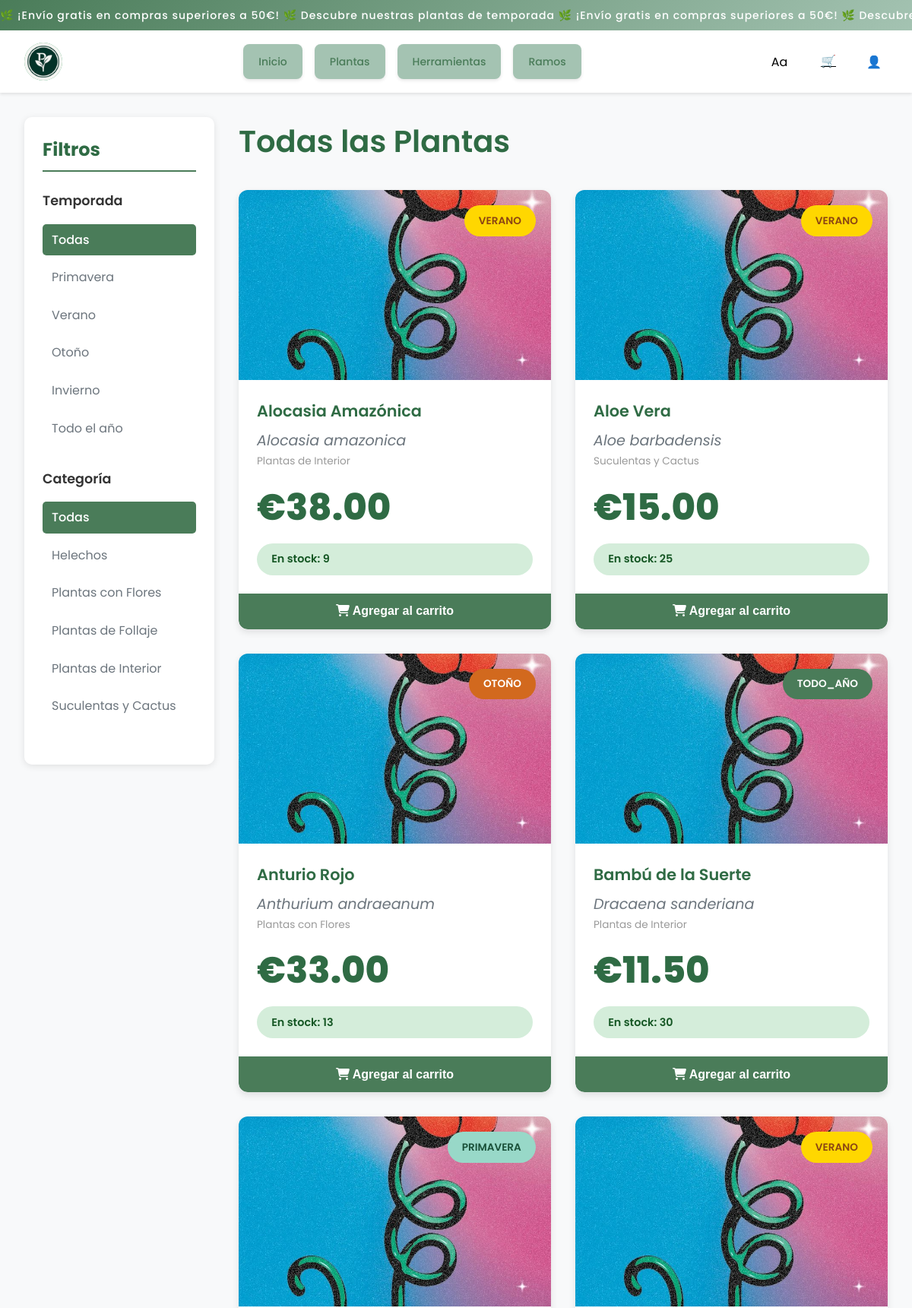
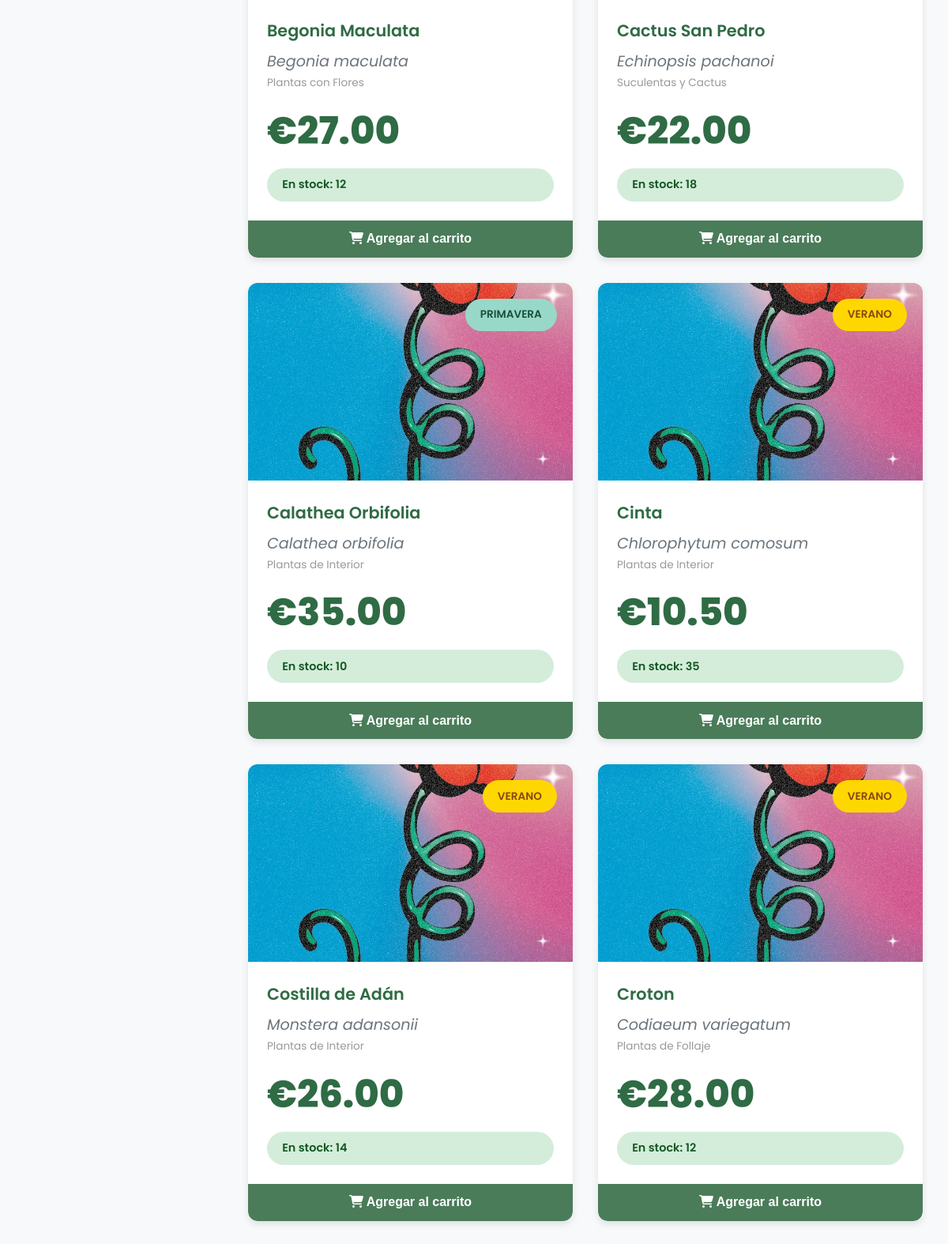
/catalogo.php (upper part), run on the app's committed database (2 pictures, top to bottom).
### tables this page shows
CREATE TABLE IF NOT EXISTS `categorias` (
  `id` int(11) NOT NULL AUTO_INCREMENT,
  `nombre` varchar(100) NOT NULL,
  `descripcion` text DEFAULT NULL,
  PRIMARY KEY (`id`)
);

CREATE TABLE IF NOT EXISTS `productos` (
  `id` int(11) NOT NULL AUTO_INCREMENT,
  `nombre` varchar(100) NOT NULL,
  `nombre_cientifico` varchar(100) DEFAULT NULL,
  `categoria_id` int(11) NOT NULL,
  `precio` decimal(10,2) NOT NULL,
  `stock` int(11) NOT NULL DEFAULT 0,
  `temporada` enum('verano','primavera','otoño','invierno','todo_año') NOT NULL,
  `descripcion` text DEFAULT NULL,
  `imagen` varchar(255) DEFAULT NULL,
  `dificultad` varchar(50) DEFAULT NULL,
  `riego` varchar(50) DEFAULT NULL,
  `es_para_ramo` tinyint(1) DEFAULT 0 COMMENT 'Si es 1, puede usarse para crear ramos personalizados',
  PRIMARY KEY (`id`),
  KEY `categoria_id` (`categoria_id`),
  CONSTRAINT `productos_ibfk_1` FOREIGN KEY (`categoria_id`) REFERENCES `categorias` (`id`) ON UPDATE CASCADE
);

### config/conexion.php (called while the page is built, shortened)
<?php
function consulta_segura($conexion, $sql) {
    $resultado = mysqli_query($conexion, $sql);
    return $resultado;
}
?>

### catalogo.php (the view, shortened to what this page needs)
<?php
require_once 'config/conexion.php';
$temporada = isset($_GET['temporada']) ? $_GET['temporada'] : null;
$categoria_id = isset($_GET['categoria']) ? (int)$_GET['categoria'] : null;
include 'includes/header.php';
?>
<section class="catalogo-section">
    <div class="catalogo-container">
        <aside class="filtros-sidebar">
            <h2>Filtros</h2>
            <div class="filtro-grupo">
                <h3>Temporada</h3>
                <a href="catalogo.php" class="filtro-link <?php echo !$temporada ? 'activo' : ''; ?>">
                    Todas
                </a>
                <a href="catalogo.php?temporada=primavera" class="filtro-link <?php echo $temporada == 'primavera' ? 'activo' : ''; ?>">
                    Primavera
                </a>
                <a href="catalogo.php?temporada=verano" class="filtro-link <?php echo $temporada == 'verano' ? 'activo' : ''; ?>">
                    Verano
                </a>
                <a href="catalogo.php?temporada=otoño" class="filtro-link <?php echo $temporada == 'otoño' ? 'activo' : ''; ?>">
                    Otoño
                </a>
                <a href="catalogo.php?temporada=invierno" class="filtro-link <?php echo $temporada == 'invierno' ? 'activo' : ''; ?>">
                    Invierno
                </a>
                <a href="catalogo.php?temporada=todo_año" class="filtro-link <?php echo $temporada == 'todo_año' ? 'activo' : ''; ?>">
                    Todo el año
                </a>
            </div>
            <div class="filtro-grupo">
                <h3>Categoría</h3>
                <?php
                $sql_cat = "SELECT * FROM categorias WHERE id <= 5 ORDER BY nombre";
                $result_cat = consulta_segura($conexion, $sql_cat);
                echo '<a href="catalogo.php" class="filtro-link ' . (!$categoria_id ? 'activo' : '') . '">Todas</a>';
                while($cat = mysqli_fetch_assoc($result_cat)) {
                    $activo = ($categoria_id == $cat['id']) ? 'activo' : '';
                    echo '<a href="catalogo.php?categoria=' . $cat['id'] . '" class="filtro-link ' . $activo . '">';
                    echo $cat['nombre'];
                    echo '</a>';
                }
                ?>
            </div>
        </aside>
        <div class="productos-grid-container">
            <div class="catalogo-header">
                <h1>
                    <?php
                    if($temporada) {
                        echo "Plantas de " . ucfirst($temporada);
                    } else {
                        echo "Todas las Plantas";
                    }
                    ?>
                </h1>
            </div>
            <div class="productos-grid">
                <?php
                $sql = "SELECT p.*, c.nombre as categoria_nombre
                        FROM productos p
                        INNER JOIN categorias c ON p.categoria_id = c.id
                        WHERE 1=1";
                $sql .= " ORDER BY p.nombre";
                $resultado = consulta_segura($conexion, $sql);
                if($resultado && mysqli_num_rows($resultado) > 0) {
                    while($producto = mysqli_fetch_assoc($resultado)) {
                        ?>
                        <div class="producto-card">
                            <a href="producto.php?id=<?php echo $producto['id']; ?>" class="producto-link">
                                <div class="producto-imagen">
                                    <img src="img/plantas/<?php echo $producto['imagen']; ?>"
                                         alt="<?php echo htmlspecialchars($producto['nombre']); ?>"
                                         onerror="this.src='img/plantas/default.jpg'">
                                    <span class="badge-temporada <?php echo $producto['temporada']; ?>">
                                        <?php echo ucfirst($producto['temporada']); ?>
                                    </span>
                                </div>
                                <div class="producto-info">
                                    <h3><?php echo htmlspecialchars($producto['nombre']); ?></h3>
                                    <p class="nombre-cientifico"><?php echo htmlspecialchars($producto['nombre_cientifico']); ?></p>
                                    <p class="categoria"><?php echo $producto['categoria_nombre']; ?></p>
                                    <p class="precio">€<?php echo number_format($producto['precio'], 2); ?></p>
                                    <?php if($producto['stock'] > 0): ?>
                                        <span class="stock disponible">En stock: <?php echo $producto['stock']; ?></span>
                                    <?php else: ?>
                                        <span class="stock agotado">Agotado</span>
                                    <?php endif; ?>
                                </div>
                            </a>
                            <?php if($producto['stock'] > 0): ?>
                                <button class="btn-agregar-carrito" data-id="<?php echo $producto['id']; ?>">
                                    <i class="fas fa-shopping-cart"></i> Agregar al carrito
                                </button>
                            <?php else: ?>
                                <button class="btn-agregar-carrito" disabled>
                                    No disponible
                                </button>
                            <?php endif; ?>
                        </div>
                        <?php
                    }
                } else {
                    echo '<div class="sin-resultados">';
                    echo '<i class="fas fa-search fa-3x"></i>';
                    echo '<p>No se encontraron productos con los filtros seleccionados</p>';
                    echo '<a href="catalogo.php" class="btn-reset">Ver todas las plantas</a>';
                    echo '</div>';
                }
                ?>
            </div>
        </div>
    </div>
</section>
<?php include 'includes/footer.php'; ?>

### css/header.css (style rules this page uses)
:root { --verde: #4a7c59; --verde-claro: #a4c3b2; --gris: #6c757d; --gris-claro: #e9ecef; --blanco: #ffffff; --sombra: 0 2px 4px rgba(0,0,0,0.1); --transicion: all 0.3s ease; }
* { margin: 0; padding: 0; box-sizing: border-box; }
body { font-family: 'Poppins', sans-serif; line-height: 1.6; }

### css/index.css (style rules this page uses)
:root { --color-surface: #f8f9fa; --color-border: #e5e7eb; --color-primary: #2f6b44; --color-text-secondary: #6c757d; --color-white: #ffffff; --color-slate-900-rgb: 15, 23, 42; --color-teal-500-rgb: 13, 148, 136; --font-size-sm: 0.875rem; --font-size-base: 1rem; --font-size-2xl: 1.5rem; --font-size-3xl: 1.875rem; --font-size-4xl: 2.25rem; --font-weight-semibold: 600; --space-6: 0.375rem; --space-8: 0.5rem; --space-12: 0.75rem; --space-16: 1rem; --space-20: 1.25rem; --space-24: 1.5rem; --space-32: 2rem; --radius-lg: 15px; --radius-full: 9999px; --shadow-md: 0 4px 15px rgba(0, 0, 0, 0.2); --shadow-lg: 0 8px 25px rgba(0, 0, 0, 0.3); --duration-normal: 0.3s; --ease-standard: ease; --container-lg: 1200px; --line-height-normal: 1.5; --letter-spacing-tight: 0.02em; }

### css/footer.css (style rules this page uses)
:root { --footer-bg: #1a3e2d; --footer-accent: #3aa56a; --footer-accent-hover: #2e8453; --footer-text: #ffffff; --footer-muted: #dfe7e2; --footer-legal-bg: #133026; --footer-pad-y: 3rem; --footer-pad-x: 1rem; --footer-gap: 2rem; --footer-border-radius: 8px; }

### css/catalogo.css (style rules this page uses)
.catalogo-section { min-height: 100vh; background-color: #f8f9fa; padding: 2rem; }
.catalogo-container { max-width: 1400px; margin: 0 auto; display: grid; grid-template-columns: 250px 1fr; gap: 2rem; }
.filtros-sidebar { background: white; padding: 1.5rem; border-radius: 10px; box-shadow: 0 2px 10px rgba(0,0,0,0.1); height: fit-content; position: sticky; top: 100px; }
.filtros-sidebar h2 { font-size: 1.5rem; color: #2f6b44; margin-bottom: 1.5rem; padding-bottom: 0.5rem; border-bottom: 2px solid #4a7c59; }
.filtro-grupo { margin-bottom: 2rem; }
.filtro-grupo h3 { font-size: 1.1rem; color: #333; margin-bottom: 1rem; font-weight: 600; }
.filtro-link { display: block; padding: 0.5rem 0.75rem; color: #6c757d; text-decoration: none; border-radius: 5px; transition: all 0.3s ease; margin-bottom: 0.5rem; }
.filtro-link.activo { background-color: #4a7c59; color: white; font-weight: 500; }
.productos-grid-container { width: 100%; }
.catalogo-header { margin-bottom: 2rem; }
.catalogo-header h1 { font-size: 2.5rem; color: #2f6b44; font-weight: 600; }
.productos-grid { display: grid; grid-template-columns: repeat(auto-fill, minmax(280px, 1fr)); gap: 2rem; }
.producto-card { background: white; border-radius: 12px; overflow: hidden; box-shadow: 0 4px 10px rgba(0,0,0,0.1); transition: transform 0.3s ease, box-shadow 0.3s ease; }
.producto-link { text-decoration: none; color: inherit; display: block; }
.producto-imagen { position: relative; width: 100%; height: 250px; overflow: hidden; }
.producto-imagen img { width: 100%; height: 100%; object-fit: cover; transition: transform 0.3s ease; }
.badge-temporada { position: absolute; top: 10px; right: 10px; padding: 0.4rem 0.8rem; border-radius: 20px; font-size: 0.75rem; font-weight: 600; text-transform: uppercase; background-color: rgba(0,0,0,0.7); color: white; }
.badge-temporada.primavera { background-color: #98D8C8; color: #1a5039; }
.badge-temporada.verano { background-color: #FFD700; color: #8B4513; }
.badge-temporada.otoño { background-color: #D2691E; color: white; }
.badge-temporada.todo_año { background-color: #4a7c59; color: white; }
.producto-info { padding: 1.5rem; }
.producto-info h3 { font-size: 1.3rem; color: #2f6b44; margin-bottom: 0.5rem; font-weight: 600; }
.nombre-cientifico { font-style: italic; color: #6c757d; font-size: 0.9rem; margin-bottom: 0.5rem; }
.categoria { font-size: 0.85rem; color: #999; margin-bottom: 0.75rem; }
.precio { font-size: 1.8rem; color: #2f6b44; font-weight: 700; margin: 0.5rem 0; }
.stock { display: inline-block; padding: 0.3rem 0.8rem; border-radius: 15px; font-size: 0.85rem; font-weight: 500; }
.stock.disponible { background-color: #d4edda; color: #155724; }
.btn-agregar-carrito { width: 100%; padding: 0.9rem; background-color: #4a7c59; color: white; border: none; border-radius: 0 0 12px 12px; font-size: 1rem; font-weight: 600; cursor: pointer; transition: background 0.3s ease; }

### data on the page
categorias: nombre "Helechos"
categorias: nombre "Plantas con Flores"
categorias: nombre "Plantas de Follaje"
categorias: nombre "Plantas de Interior"
categorias: nombre "Suculentas y Cactus"
productos: temporada "VERANO", nombre "Alocasia Amazónica", nombre_cientifico "Alocasia amazonica", categoria.nombre "Plantas de Interior", precio "38.00", stock "9"
productos: temporada "VERANO", nombre "Aloe Vera", nombre_cientifico "Aloe barbadensis", categoria.nombre "Suculentas y Cactus", precio "15.00", stock "25"
productos: temporada "OTOÑO", nombre "Anturio Rojo", nombre_cientifico "Anthurium andraeanum", categoria.nombre "Plantas con Flores", precio "33.00", stock "13"
productos: temporada "TODO_AÑO", nombre "Bambú de la Suerte", nombre_cientifico "Dracaena sanderiana", categoria.nombre "Plantas de Interior", precio "11.50", stock "30"
productos: temporada "PRIMAVERA", nombre "Begonia Maculata", nombre_cientifico "Begonia maculata", categoria.nombre "Plantas con Flores", precio "27.00", stock "12"
productos: temporada "VERANO", nombre "Cactus San Pedro", nombre_cientifico "Echinopsis pachanoi", categoria.nombre "Suculentas y Cactus", precio "22.00", stock "18"
productos: temporada "PRIMAVERA", nombre "Calathea Orbifolia", nombre_cientifico "Calathea orbifolia", categoria.nombre "Plantas de Interior", precio "35.00", stock "10"
productos: temporada "VERANO", nombre "Cinta", nombre_cientifico "Chlorophytum comosum", categoria.nombre "Plantas de Interior", precio "10.50", stock "35"
productos: temporada "VERANO", nombre "Costilla de Adán", nombre_cientifico "Monstera adansonii", categoria.nombre "Plantas de Interior", precio "26.00", stock "14"
productos: temporada "VERANO", nombre "Croton", nombre_cientifico "Codiaeum variegatum", categoria.nombre "Plantas de Follaje", precio "28.00", stock "12"
